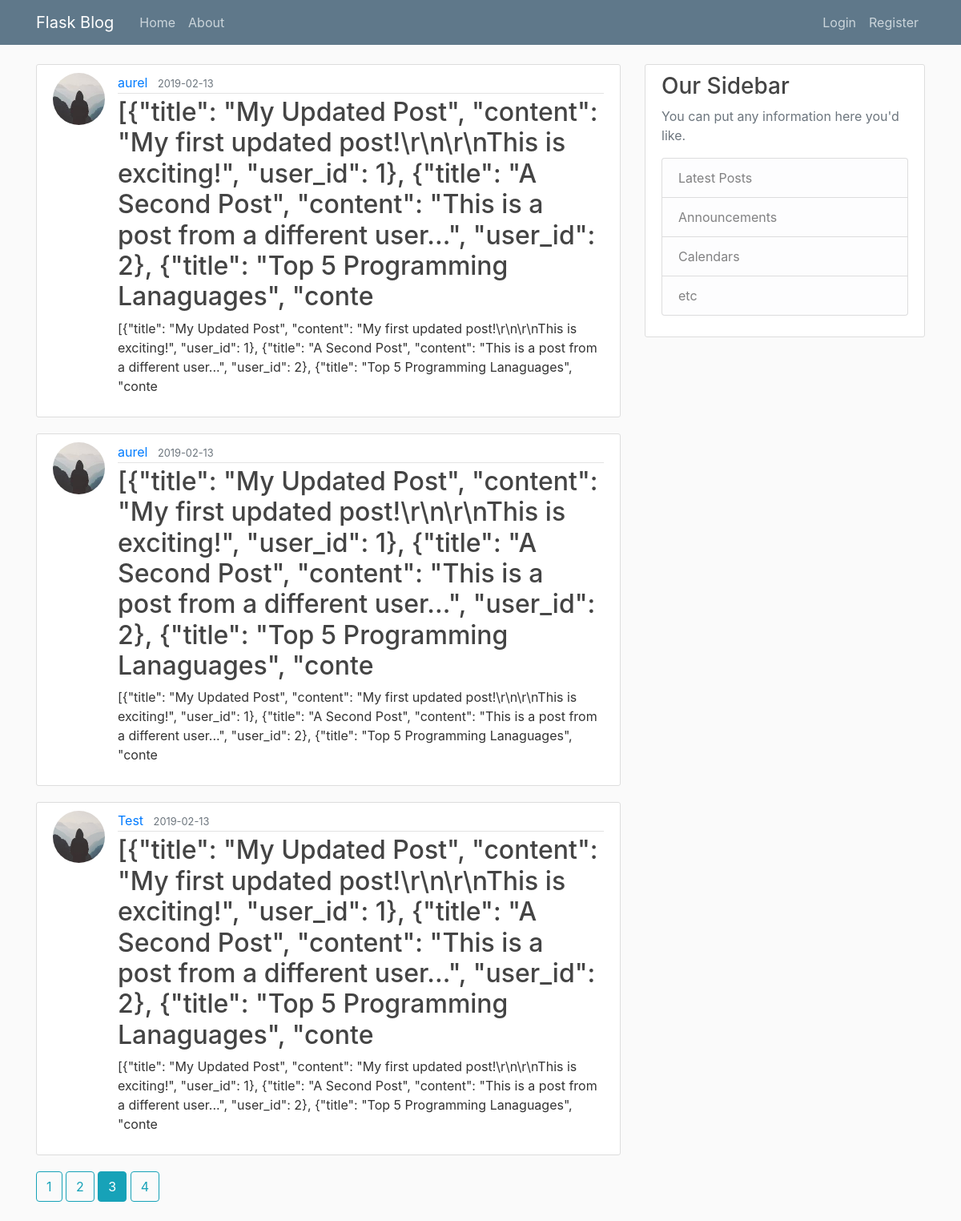
Screenshot of /home?page=3 with the database file from the repository.
### flaskblog/models.py (models this page shows, shortened)
class Post(db.Model):
    id = db.Column(db.Integer, primary_key=True)
    title = db.Column(db.String(100), nullable=False)
    date_posted = db.Column(db.DateTime, nullable=False, default=datetime.utcnow)
    content = db.Column(db.Text, nullable=False)
    user_id = db.Column(db.Integer, db.ForeignKey('user.id'), nullable=False)

class User(db.Model, UserMixin):
    id = db.Column(db.Integer, primary_key=True)
    username = db.Column(db.String(20), unique=True, nullable=False)
    email = db.Column(db.String(120), unique=True, nullable=False)
    image_file = db.Column(db.String(20), nullable=False, default='default.jpg')
    password = db.Column(db.String(60), nullable=False)
    posts = db.relationship('Post', backref='author', lazy=True)

### flaskblog/main/routes.py (the view)
@main.route("/")
@main.route("/home")
def home():
    page = request.args.get('page', 1, type=int)
    posts = Post.query.order_by(Post.date_posted.desc()).paginate(page=page, per_page=3)
    return render_template('home.html', posts=posts)

### flaskblog/templates/home.html
{% extends "layout.html" %}
{% block content %}
 {% for post in posts.items %}
 <article class="media content-section">
     <img class="rounded-circle article-img" src="{{ url_for('static', filename='profile_pics/'+post.author.image_file)}}">
  <div class="media-body">
    <div class="article-metadata">
      <a class="mr-2" href="{{ url_for('users.user_posts', username=post.author.username) }}">{{ post.author.username }}</a>
      <small class="text-muted">{{ post.date_posted.strftime('%Y-%m-%d') }}</small>
    </div>
    <h2><a class="article-title" href="{{ url_for('posts.post', post_id=post.id)}}">{{ post.title }}</a></h2>
    <p class="article-content">{{ post.content }}</p>
  </div>
</article>
 {% endfor %}
{% for page_num in posts.iter_pages(left_edge=1, right_edge=1, left_current=1, right_current=2) %}
    {% if page_num %}
        {% if posts.page == page_num %}
            <a class="btn btn-info mb-4" href="{{ url_for('main.home', page=page_num)}}">{{ page_num }}</a>
        {% else %}
            <a class="btn btn-outline-info mb-4" href="{{ url_for('main.home', page=page_num)}}">{{ page_num }}</a>
        {% endif %}
    {% else %}
        ...
    {% endif %}
{% endfor %}
{% endblock content %}

### flaskblog/templates/layout.html (shortened to what this page needs)
<!DOCTYPE html>
<html>
<head>
    <link rel="stylesheet" href="https://stackpath.bootstrapcdn.com/bootstrap/4.2.1/css/bootstrap.min.css">
    <link rel="stylesheet" type="text/css" href="{{ url_for('static', filename='main.css')  }}">
</head>
<body>
<header class="site-header">
  <nav class="navbar navbar-expand-md navbar-dark bg-steel fixed-top">
    <div class="container">
      <a class="navbar-brand mr-4" href="/">Flask Blog</a>
      <div class="collapse navbar-collapse" id="navbarToggle">
        <div class="navbar-nav mr-auto">
          <a class="nav-item nav-link" href="{{ url_for('main.home') }}">Home</a>
          <a class="nav-item nav-link" href="{{ url_for('main.about') }}">About</a>
        </div>
        <div class="navbar-nav">
            {% if current_user.is_authenticated %}
            <a class="nav-item nav-link" href="{{ url_for('posts.new_post') }}">New Post</a>
            <a class="nav-item nav-link" href="{{ url_for('users.account') }}">Account</a>
            <a class="nav-item nav-link" href="{{ url_for('users.logout') }}">Logout</a>
            {% else %}
          <a class="nav-item nav-link" href="{{ url_for('users.login') }}">Login</a>
          <a class="nav-item nav-link" href="{{ url_for('users.register') }}">Register</a>
            {% endif %}
        </div>
      </div>
    </div>
  </nav>
</header>
<main role="main" class="container">
  <div class="row">
    <div class="col-md-8">
      {% block content %}{% endblock %}
    </div>
    <div class="col-md-4">
      <div class="content-section">
        <h3>Our Sidebar</h3>
        <p class='text-muted'>You can put any information here you'd like.
          <ul class="list-group">
            <li class="list-group-item list-group-item-light">Latest Posts</li>
            <li class="list-group-item list-group-item-light">Announcements</li>
            <li class="list-group-item list-group-item-light">Calendars</li>
            <li class="list-group-item list-group-item-light">etc</li>
          </ul>
        </p>
      </div>
    </div>
  </div>
</main>
</body>
</html>

### flaskblog/static/main.css (style rules this page uses)
body { background: #fafafa; color: #333333; margin-top: 5rem; }
h1, h2, h3, h4, h5, h6 { color: #444444; }
.bg-steel { background-color: #5f788a; }
.site-header .navbar-nav .nav-link { color: #cbd5db; }
.content-section { background: #ffffff; padding: 10px 20px; border: 1px solid #dddddd; border-radius: 3px; margin-bottom: 20px; }
.article-title { color: #444444; }
.article-content { white-space: pre-line; }
.article-img { height: 65px; width: 65px; margin-right: 16px; }
.article-metadata { padding-bottom: 1px; margin-bottom: 4px; border-bottom: 1px solid #e3e3e3 }

### rows the page displays
Post: image_file (picture), author.username "aurel", date_posted "2019-02-13", title "[{\"title\": \"My Updated Post\", \"content\": \"My first updated post!\\r\\n\\r\\nThis is exciting!\", \"user_id\": 1}, {\"title\": \"A Second Post\", \"content\": \"This is a post from a different user...\", \"user_id\": 2}, {\"title\": \"Top 5 Programming Lanaguages\", \"conte", content "[{\"title\": \"My Updated Post\", \"content\": \"My first updated post!\\r\\n\\r\\nThis is exciting!\", \"user_id\": 1}, {\"title\": \"A Second Post\", \"content\": \"This is a post from a different user...\", \"user_id\": 2}, {\"title\": \"Top 5 Programming Lanaguages\", \"conte"
Post: image_file (picture), author.username "aurel", date_posted "2019-02-13", title "[{\"title\": \"My Updated Post\", \"content\": \"My first updated post!\\r\\n\\r\\nThis is exciting!\", \"user_id\": 1}, {\"title\": \"A Second Post\", \"content\": \"This is a post from a different user...\", \"user_id\": 2}, {\"title\": \"Top 5 Programming Lanaguages\", \"conte", content "[{\"title\": \"My Updated Post\", \"content\": \"My first updated post!\\r\\n\\r\\nThis is exciting!\", \"user_id\": 1}, {\"title\": \"A Second Post\", \"content\": \"This is a post from a different user...\", \"user_id\": 2}, {\"title\": \"Top 5 Programming Lanaguages\", \"conte"
Post: image_file (placeholder picture), author.username "Test", date_posted "2019-02-13", title "[{\"title\": \"My Updated Post\", \"content\": \"My first updated post!\\r\\n\\r\\nThis is exciting!\", \"user_id\": 1}, {\"title\": \"A Second Post\", \"content\": \"This is a post from a different user...\", \"user_id\": 2}, {\"title\": \"Top 5 Programming Lanaguages\", \"conte", content "[{\"title\": \"My Updated Post\", \"content\": \"My first updated post!\\r\\n\\r\\nThis is exciting!\", \"user_id\": 1}, {\"title\": \"A Second Post\", \"content\": \"This is a post from a different user...\", \"user_id\": 2}, {\"title\": \"Top 5 Programming Lanaguages\", \"conte"

### other values shown
{{ page_num }} "1" "2" "4"
{{ page_num }} "3"
